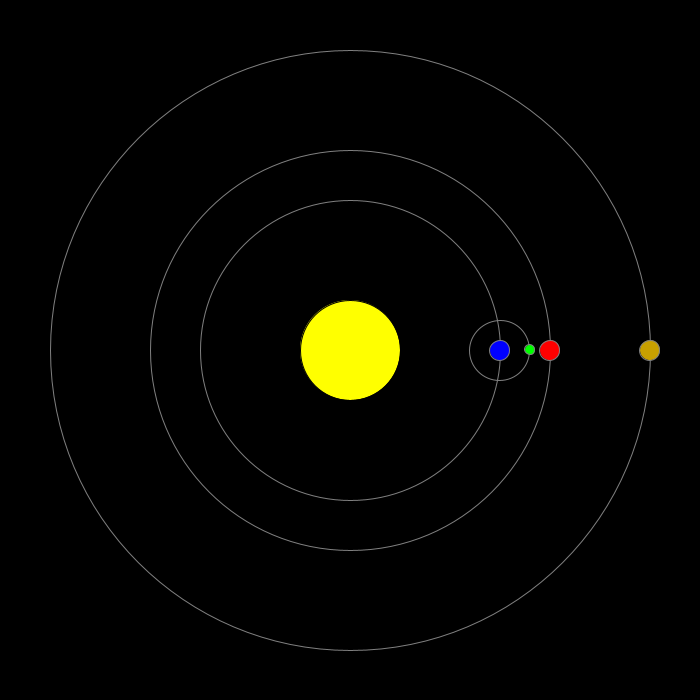
Frame 1 (no input)
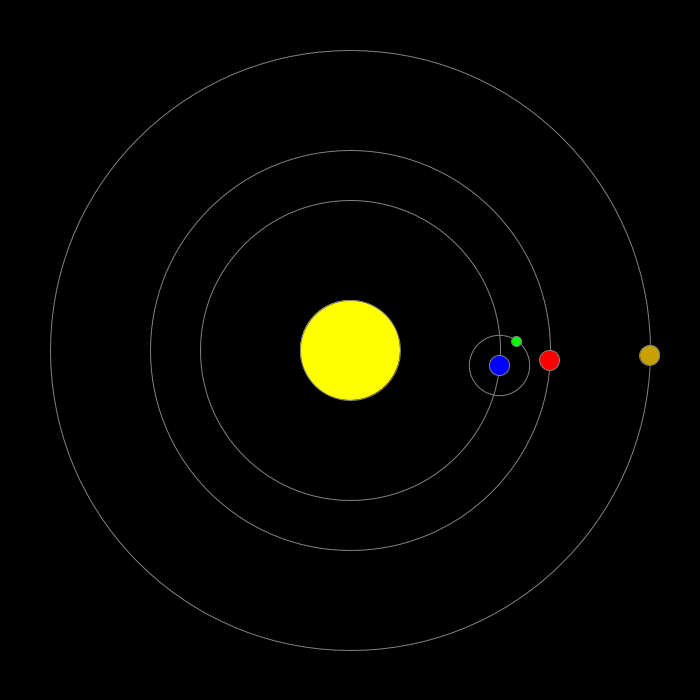
Frame 60 (the mouse pressed at the canvas centre just before this capture)
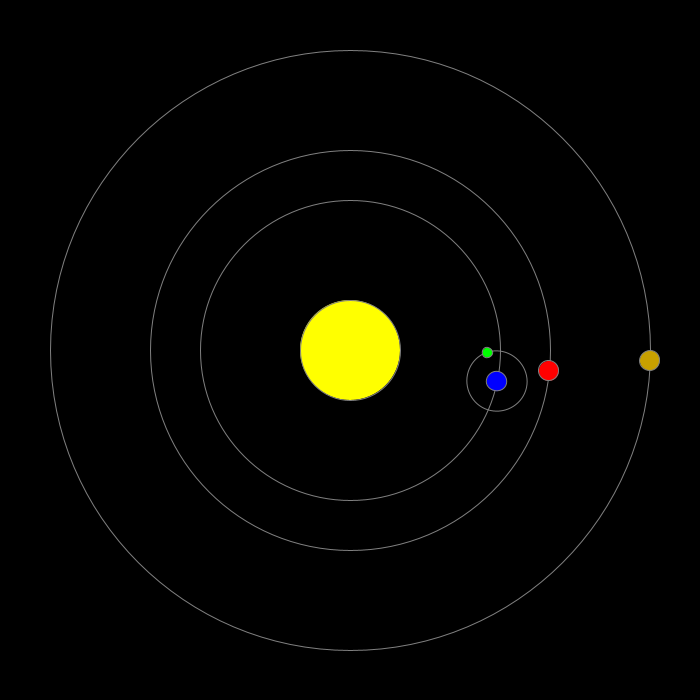
Frame 120 (the mouse held since frame 60 and released just before this capture)

The Processing sketch that drew these frames (run headless with seeded random() and noise(); from frame 60 on, the mouse is pressed at the canvas centre):

// Processing sketch: planetRock_functions
// ── planetRock_functions.pde
float angle=0;
float angleMars=0;
float angleSaturn=0;


void setup(){
  size(700,700);
  rectMode(CENTER);
}

void draw(){
  background(0);
  translate(width/2,height/2);
  
  drawSun();
  drawEarth();
  drawMars();
  drawSaturn();
}



void drawSaturn(){
  pushMatrix();
  
  noFill(); 
  stroke(128);
  ellipse(0, 0,600,600); 
  
  angleSaturn+=PI/(30*60*6);
  rotate(angleSaturn);
  fill(200,160,0);
  ellipse(300, 0, 20, 20);
  
  popMatrix();
}



void drawSun(){
  fill(255,255,0);
  ellipse(0, 0,100,100);
}

void drawEarth(){
  pushMatrix();
 
  noFill();
  stroke(128); 
  ellipse(0, 0,300,300);
  angle+=PI/1800;
  rotate(angle);
  fill(0,0,255);
  ellipse(150, 0, 20, 20);
  
  translate(150, 0);
  noFill();
  ellipse(0, 0,60,60);
  rotate(-angle*10);
  fill(0,255,0);
  ellipse(30, 0,10,10);
 
  popMatrix();
}


void drawMars(){
  pushMatrix();
  
  noFill(); 
  stroke(128);
  ellipse(0, 0,400,400); 
  
  angleMars+=PI/3600;
  rotate(angleMars);
  fill(255,0,0);
  ellipse(200, 0, 20, 20);
  
  popMatrix();
}
